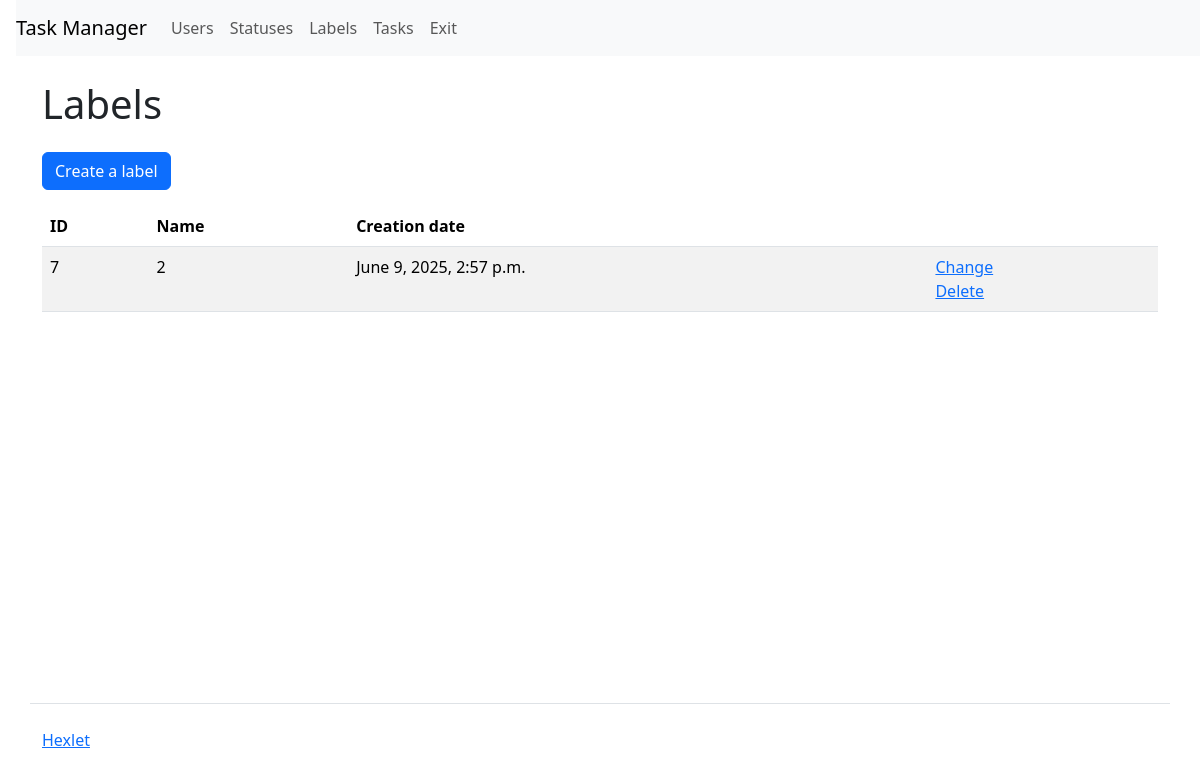
The app's page /labels/ (signed in), older data.
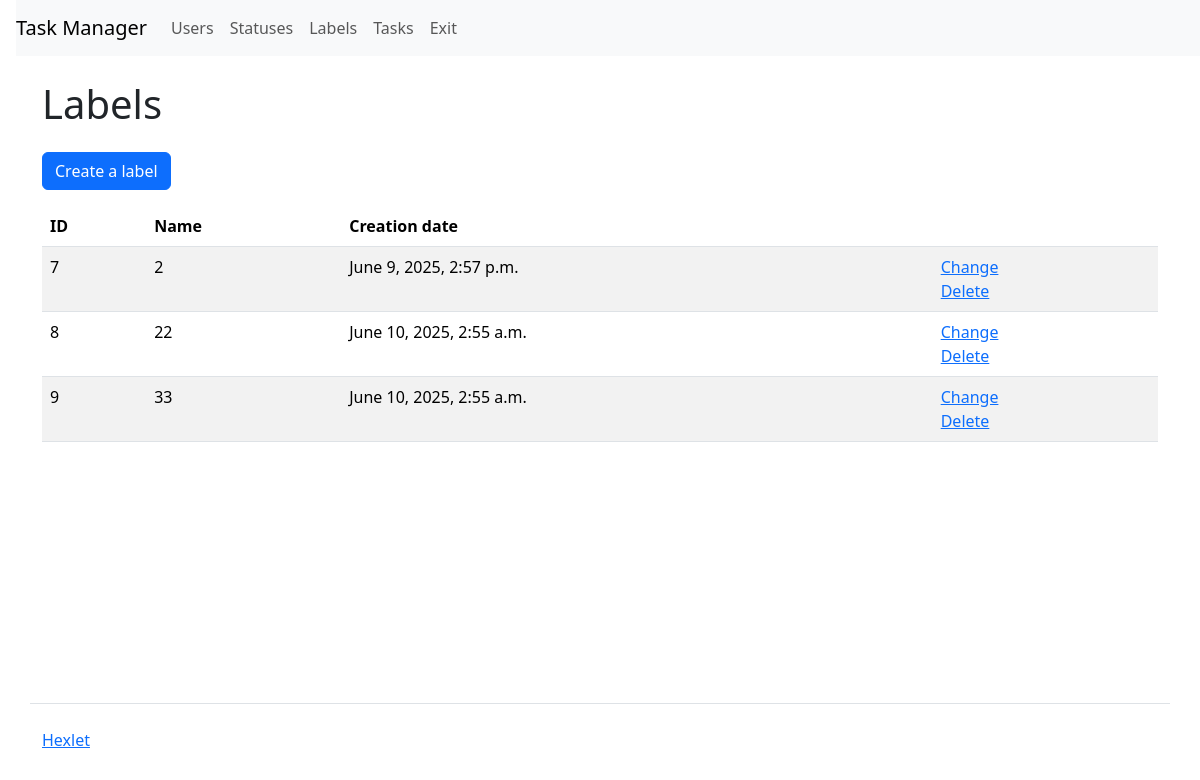
The same page, newer data.
### task_manager/labels/models.py (models this page shows, shortened)
class Labels(models.Model):
    name = models.TextField(max_length=150, verbose_name=_('Name'))
    created_at = models.DateTimeField(
        auto_now_add=True, verbose_name=_('Creation date')
        )

### task_manager/labels/views.py (the view, shortened to what this page needs)
# urls.py: path('', views.IndexView.as_view(), name='index'),
class IndexView(LoginRequiredMixin, View):
    def dispatch(self, request, *args, **kwargs):
        return super(
            LoginRequiredMixin, self).dispatch(request, *args, **kwargs)
    def get(self, request, *args, **kwargs):
        labels = Labels.objects.all()
        return render(request, 'labels/index.html', context={
            'name': _('Labels'),
            'labels': labels,
        })

### task_manager/templates/labels/index.html
{% extends "index.html" %}
{% load i18n %}
{% block context %}
<a class="btn btn-primary mb-3" href="/labels/create/" role="button">{% translate 'Create a label' %}</a>
<table class="table table-striped">
    <thead>
      <tr>
        <th>ID</th>
        <th>{% translate 'Name' %}</th>
        <th>{% translate 'Creation date' %}</th>
        <th></th>
      </tr>
    </thead>
    <tbody>
      {% if labels %}
      {% for label in labels %}
        <tr>
          <td>{{ label.id }}</td>
          <td>{{ label.name }}</td>
          <td>{{ label.created_at }}</td>
          <td>
            <a href="/labels/{{ label.id }}/update/">{% translate 'Сhange' %}</a>
            <br>
            <a href="/labels/{{ label.id }}/delete/">{% translate 'Delete' %}</a>
          </td>
        </tr>
      {% endfor %}
      {% endif %}
    </tbody>
  </table>
{% endblock %}

### task_manager/templates/index.html (shortened to what this page needs)
<!DOCTYPE html>
{% load django_bootstrap5 %}
  {% bootstrap_css %}
{% load i18n %}
{% get_current_language as LANGUAGE_CODE %}
<html lang="{{ LANGUAGE_CODE }}">
  <head>
  </head>
  <body class="d-flex flex-column min-vh-100">
{% if request.user.is_authenticated %}
{% block header1 %}
    <nav class="navbar navbar-expand-lg navbar-light bg-light ms-3">
      <a class="navbar-brand" href="{%url 'index' %}">{% translate 'Task Manager' %}</a>
      <div class="collapse navbar-collapse" id="navbarToggleExternalContent">
        <ul class="navbar-nav mr-auto">
          <li class="nav-item">
            <a class="nav-link" href="{% url 'users:user_index' %}">{% translate 'Users' %}</a>
          </li>
        </ul>
        <ul class="navbar-nav">
            <li class="nav-item">
              <a class="nav-link" href="{% url 'statuses:status_index' %}">{% translate 'Statuses' %}</a>
            </li>
            <li class="nav-item">
              <a class="nav-link" href="{% url 'labels:label_index' %}">{% translate 'Labels' %}</a>
            </li>
            <li class="nav-item">
                <a class="nav-link" href="{% url 'tasks:task_index' %}">{% translate 'Tasks' %}</a>
            </li>
            <li class="nav-item">
                <a class="nav-link" href="{% url 'logout' %}">{% translate 'Exit' %}</a>
            </li>
        </ul>
      </div>
    </nav>
    <div class="container wrapper flex-grow-1">
      <h1 class="my-4">
{{ name }}
      </h1>
{% endblock %}
{% endif %}
{% block context %}{% endblock %}
    </div>
{% block footer %}
    <footer>
      <div class="container my-5 pt-4 border-top">
        <a target="_blank" href="https://ru.hexlet.io">{% translate 'Hexlet' %}</a>
      </div>
    </footer>
{% endblock %}
  </body>
</html>

Row changes from the older to the newer data that the page shows:
added Labels: id "8", name "22", created_at "June 10, 2025, 2:55 a.m."
added Labels: id "9", name "33", created_at "June 10, 2025, 2:55 a.m."
